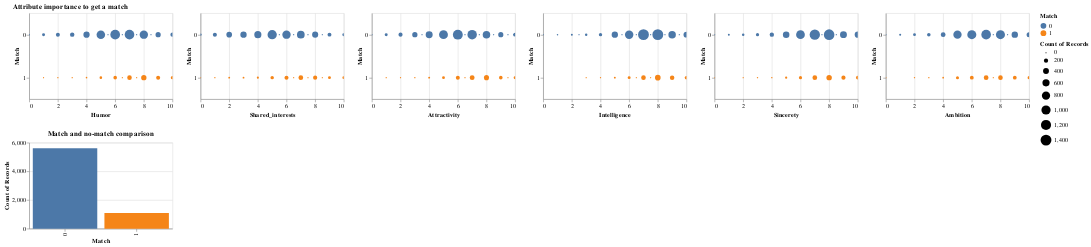

Source (notebook cell):
### Code cell
# TODO: Describe attribute importance and first impression
X_train_c, X_test_c, y_train_c, y_test_c = train_test_split(X_c, y_c, 
                                                    test_size=0.2, 
                                                    shuffle=True,
                                                    random_state=42)

df_train_c = pd.DataFrame(X_train_c).copy()
df_train_c[y_label_c] = pd.DataFrame(y_train_c)

c1 = alt.Chart(df_train_c).mark_circle().encode(
    alt.X(alt.repeat("column"), type='quantitative'),
    alt.Y(y_label_c),
    alt.Size('count()'),
    alt.Color(y_label_c),
    tooltip=['count()']
).properties(
    width=250,
    height=150
).repeat(
    column=personal_features
).interactive().properties(title="Attribute importance to get a match")

# Describe that we have an unbalanced dataset
c2 = alt.Chart(df_train_c).mark_bar().encode(
    alt.X(y_label_c),
    alt.Y('count()'),
    alt.Color(y_label_c),
    tooltip = ['count()']
).properties(
    width=250,
    height=150
).interactive().properties(title="Match and no-match comparison")

c1 & c2

### Figure 1 — Vega-Lite specification as saved in the notebook (floating-point values rounded to 4 significant figures; data arrays with more than 128 entries replaced by an {"elided": "..."} marker saying what was removed)
{"config": {"view": {"continuousWidth": 400, "continuousHeight": 300}}, "vconcat": [{"repeat": {"column": ["Humor", "Shared_interests", "Attractivity", "Intelligence", "Sincerety", "Ambition"]}, "spec": {"data": {"name": "data-4067da6656d7a83f18e24dba16f9d080"}, "mark": "circle", "encoding": {"color": {"field": "Match", "type": "nominal"}, "size": {"aggregate": "count", "type": "quantitative"}, "tooltip": [{"aggregate": "count", "type": "quantitative"}], "x": {"field": {"repeat": "column"}, "type": "quantitative"}, "y": {"field": "Match", "type": "nominal"}}, "height": 150, "selection": {"selector003": {"type": "interval", "bind": "scales", "encodings": ["x", "y"]}}, "width": 250}, "title": "Attribute importance to get a match"}, {"data": {"name": "data-4067da6656d7a83f18e24dba16f9d080"}, "mark": "bar", "encoding": {"color": {"field": "Match", "type": "nominal"}, "tooltip": [{"aggregate": "count", "type": "quantitative"}], "x": {"field": "Match", "type": "nominal"}, "y": {"aggregate": "count", "type": "quantitative"}}, "height": 150, "selection": {"selector004": {"type": "interval", "bind": "scales", "encodings": ["x", "y"]}}, "title": "Match and no-match comparison", "width": 250}], "$schema": "https://vega.github.io/schema/vega-lite/v4.17.0.json", "datasets": {"data-4067da6656d7a83f18e24dba16f9d080": {"elided": "6702 records"}}}
